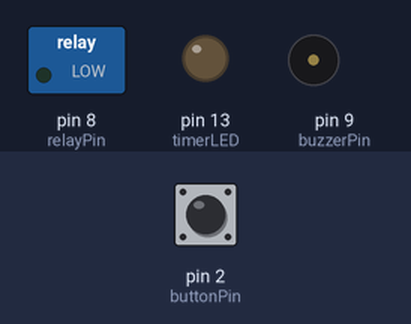
Bench run of a sketch on a simulated Arduino Uno, built with avr-gcc and run on an emulated ATmega328P. Parts: switched loads named in the sketch (green lamp = pin HIGH), output pins drawn as LEDs (lit = HIGH), buzzer (waves = sounding). The inputs (shaded band) are chosen by the test bench; at power-on: pin 2 (buttonPin) HIGH.

Above: at 1.2 s.
1.3 s: pin 2 (buttonPin) pulled LOW for 0.15 s
At 11.24 s:
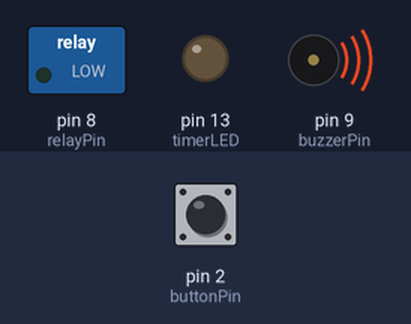
Timing chart, 0 to 12.8 s (numbered marks = the images above; inputs shaded):
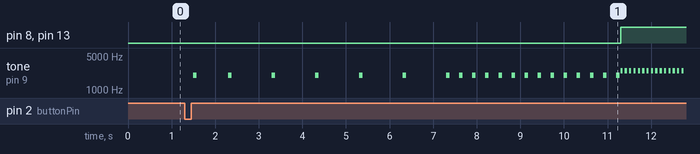

The sketch:

sketch.ino
```cpp
const int buttonPin = 2;
const int relayPin  = 8;
const int buzzerPin = 9;
const int timerLED  = 13;


const unsigned long totalTime = 10000;
const unsigned long onTime = 3000;
bool running = false;
unsigned long startTime = 0;
unsigned long lastBeep = 0;
bool finished = false;
unsigned long finishTime = 0;

void setup() {
  pinMode(buttonPin, INPUT_PULLUP);
  pinMode(relayPin, OUTPUT);
  pinMode(buzzerPin, OUTPUT);
  pinMode(timerLED, OUTPUT);

  digitalWrite(relayPin, LOW);
  digitalWrite(timerLED, LOW);
  digitalWrite(buzzerPin, LOW);
}

void loop() {
  unsigned long currentMillis = millis();

  if (digitalRead(buttonPin) == LOW && !running && !finished) {
    delay(200);
    running = true;
    startTime = currentMillis;
    lastBeep = 0;
  }


  if (running) {
    unsigned long elapsed = currentMillis - startTime;
    unsigned long remaining = (totalTime - elapsed) / 1000;


    unsigned long interval = 1000;
    if (remaining <= 3) interval = 300;

    if (currentMillis - lastBeep >= interval) {
      tone(buzzerPin, 2000, 80);
      lastBeep = currentMillis;
    }


    if (elapsed >= totalTime) {
      running = false;
      finished = true;
      finishTime = currentMillis;

      digitalWrite(timerLED, HIGH);
      digitalWrite(relayPin, HIGH);
    }
  }


  if (finished && (currentMillis - finishTime < onTime)) {

    if (currentMillis - lastBeep >= 100) {
      tone(buzzerPin, 2500, 50);
      lastBeep = currentMillis;
    }
  }

  if (finished && (currentMillis - finishTime >= onTime)) {
    digitalWrite(timerLED, LOW);
    digitalWrite(relayPin, LOW);
    noTone(buzzerPin);

    finished = false;
  }
}
```

Measured:
- after the input at 1.3 s, pin 8 (relayPin), pin 13 (timerLED): LOW → HIGH after 10.0 s; tone on pin 9 (buzzerPin): plays 2000 Hz for 0.08 s, 2000 Hz for 0.08 s, 2000 Hz for 0.08 s, 2000 Hz for 0.08 s, 2000 Hz for 0.08 s, 2000 Hz for 0.08 s … (35 notes in this stretch), starting after 0.20 s
